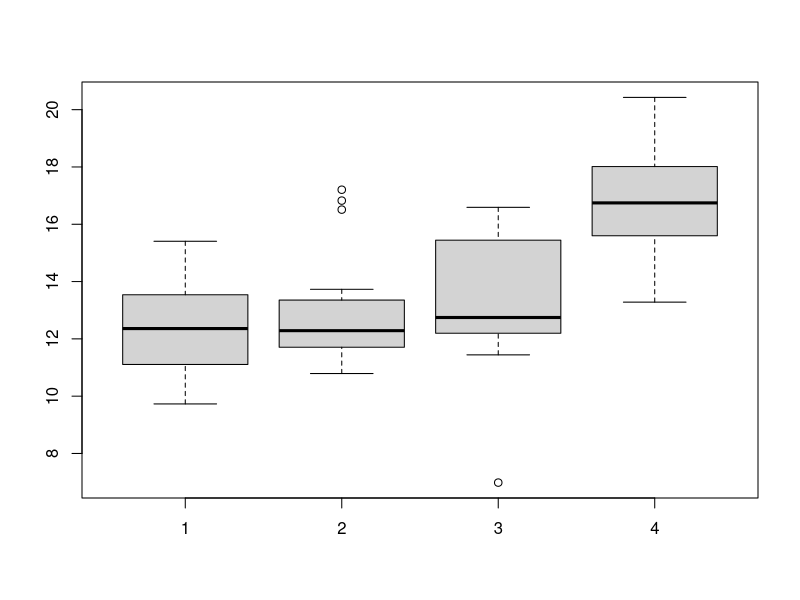

Generate this figure with R:
A = rnorm(20,mean=12,sd=2)
B = rnorm(20,mean=13,sd=1.8)
C = rnorm(20,mean=13,sd=2.2)
D = rnorm(20,mean=17,sd=2)

print(mean(A))    #MEAN
print(median(A))  #MEDIAN
print(sd(A))      #STANDARD DEVIATION


#BOX WHISKER PLOT
boxplot(A,B,C,D)


#LOCATION PARAMETERS = PERCENTILES
#PARAMETERS FOR SHAPES - SKEWNESS

